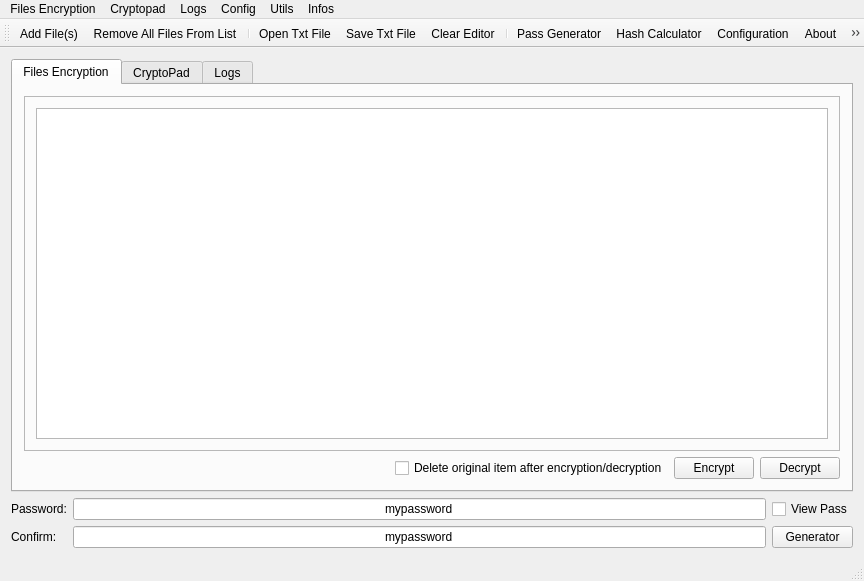
<?xml version="1.0" encoding="UTF-8"?>
<ui version="4.0">
 <class>MainWindow</class>
 <widget class="QMainWindow" name="MainWindow">
  <property name="geometry">
   <rect>
    <x>0</x>
    <y>0</y>
    <width>864</width>
    <height>581</height>
   </rect>
  </property>
  <property name="windowTitle">
   <string notr="true">MyMainWindow</string>
  </property>
  <widget class="QWidget" name="centralWidget">
   <layout class="QVBoxLayout" name="verticalLayout">
    <item>
     <widget class="QTabWidget" name="tabWidget">
      <property name="currentIndex">
       <number>0</number>
      </property>
      <widget class="QWidget" name="tab">
       <attribute name="title">
        <string>Files Encryption</string>
       </attribute>
       <layout class="QVBoxLayout" name="verticalLayout_3">
        <item>
         <widget class="QFrame" name="frame">
          <property name="frameShape">
           <enum>QFrame::StyledPanel</enum>
          </property>
          <property name="frameShadow">
           <enum>QFrame::Raised</enum>
          </property>
          <layout class="QHBoxLayout" name="horizontalLayout_5">
           <item>
            <widget class="QTableView" name="fileListViewCrypto">
             <property name="focusPolicy">
              <enum>Qt::ClickFocus</enum>
             </property>
            </widget>
           </item>
          </layout>
         </widget>
        </item>
        <item>
         <layout class="QHBoxLayout" name="horizontalLayout">
          <item>
           <spacer name="horizontalSpacer">
            <property name="orientation">
             <enum>Qt::Horizontal</enum>
            </property>
            <property name="sizeHint" stdset="0">
             <size>
              <width>40</width>
              <height>20</height>
             </size>
            </property>
           </spacer>
          </item>
          <item>
           <widget class="QCheckBox" name="CheckDeleteFiles">
            <property name="text">
             <string>Delete original item after encryption/decryption</string>
            </property>
           </widget>
          </item>
          <item>
           <widget class="QPushButton" name="pushEncrypt">
            <property name="text">
             <string>Encrypt</string>
            </property>
            <property name="icon">
             <iconset resource="rsc.qrc">
              <normaloff>:/pixmaps/encrypt.png</normaloff>:/pixmaps/encrypt.png</iconset>
            </property>
           </widget>
          </item>
          <item>
           <widget class="QPushButton" name="pushDecrypt">
            <property name="text">
             <string>Decrypt</string>
            </property>
            <property name="icon">
             <iconset resource="rsc.qrc">
              <normaloff>:/pixmaps/decrypt.png</normaloff>:/pixmaps/decrypt.png</iconset>
            </property>
           </widget>
          </item>
         </layout>
        </item>
       </layout>
      </widget>
      <widget class="QWidget" name="tab_2">
       <attribute name="title">
        <string>CryptoPad</string>
       </attribute>
       <layout class="QVBoxLayout" name="verticalLayout_4">
        <item>
         <widget class="QPlainTextEdit" name="cryptoPadEditor">
          <property name="font">
           <font>
            <family>Monospace</family>
            <pointsize>11</pointsize>
           </font>
          </property>
         </widget>
        </item>
        <item>
         <layout class="QHBoxLayout" name="horizontalLayout_2">
          <item>
           <spacer name="horizontalSpacer_2">
            <property name="orientation">
             <enum>Qt::Horizontal</enum>
            </property>
            <property name="sizeHint" stdset="0">
             <size>
              <width>40</width>
              <height>20</height>
             </size>
            </property>
           </spacer>
          </item>
          <item>
           <widget class="QPushButton" name="pushEncryptTxt">
            <property name="text">
             <string>Encrypt</string>
            </property>
            <property name="icon">
             <iconset resource="rsc.qrc">
              <normaloff>:/pixmaps/encrypt.png</normaloff>:/pixmaps/encrypt.png</iconset>
            </property>
           </widget>
          </item>
          <item>
           <widget class="QPushButton" name="pushDecryptTxt">
            <property name="text">
             <string>Decrypt</string>
            </property>
            <property name="icon">
             <iconset resource="rsc.qrc">
              <normaloff>:/pixmaps/decrypt.png</normaloff>:/pixmaps/decrypt.png</iconset>
            </property>
           </widget>
          </item>
         </layout>
        </item>
       </layout>
      </widget>
      <widget class="QWidget" name="tab_3">
       <attribute name="title">
        <string>Logs</string>
       </attribute>
       <layout class="QVBoxLayout" name="verticalLayout_2">
        <item>
         <widget class="QTextEdit" name="textLogs"/>
        </item>
       </layout>
      </widget>
     </widget>
    </item>
    <item>
     <layout class="QGridLayout" name="gridLayout">
      <item row="0" column="0">
       <widget class="QLabel" name="password_label">
        <property name="text">
         <string>Password:</string>
        </property>
       </widget>
      </item>
      <item row="0" column="1">
       <widget class="QLineEdit" name="password_0">
        <property name="text">
         <string notr="true">mypassword</string>
        </property>
        <property name="alignment">
         <set>Qt::AlignCenter</set>
        </property>
        <property name="placeholderText">
         <string notr="true"/>
        </property>
       </widget>
      </item>
      <item row="1" column="1">
       <widget class="QLineEdit" name="password_1">
        <property name="text">
         <string notr="true">mypassword</string>
        </property>
        <property name="alignment">
         <set>Qt::AlignCenter</set>
        </property>
        <property name="placeholderText">
         <string notr="true"/>
        </property>
       </widget>
      </item>
      <item row="1" column="0">
       <widget class="QLabel" name="label">
        <property name="text">
         <string>Confirm:</string>
        </property>
       </widget>
      </item>
      <item row="1" column="2">
       <widget class="QPushButton" name="pushGenerator">
        <property name="text">
         <string>Generator</string>
        </property>
        <property name="icon">
         <iconset resource="rsc.qrc">
          <normaloff>:/pixmaps/alpha-g-circle-outline.svg</normaloff>:/pixmaps/alpha-g-circle-outline.svg</iconset>
        </property>
       </widget>
      </item>
      <item row="0" column="2">
       <widget class="QCheckBox" name="checkViewpass">
        <property name="text">
         <string>View Pass</string>
        </property>
       </widget>
      </item>
     </layout>
    </item>
   </layout>
  </widget>
  <widget class="QMenuBar" name="menuBar">
   <property name="geometry">
    <rect>
     <x>0</x>
     <y>0</y>
     <width>864</width>
     <height>23</height>
    </rect>
   </property>
   <widget class="QMenu" name="menuFile">
    <property name="title">
     <string>Files Encryption</string>
    </property>
    <addaction name="menuAddFiles"/>
    <addaction name="menuClearList"/>
    <addaction name="menuEncryptList"/>
    <addaction name="menuDecryptList"/>
    <addaction name="menuAbortJob"/>
    <addaction name="menuQuit"/>
    <addaction name="menuAddFolder"/>
   </widget>
   <widget class="QMenu" name="menuLog">
    <property name="title">
     <string>Logs</string>
    </property>
    <addaction name="menuSaveLogs"/>
    <addaction name="menuSelectAll"/>
    <addaction name="menuClearLogView"/>
    <addaction name="menuQuit3"/>
   </widget>
   <widget class="QMenu" name="menuConfig">
    <property name="title">
     <string>Config</string>
    </property>
    <widget class="QMenu" name="menuTheme">
     <property name="title">
      <string>Theme</string>
     </property>
     <addaction name="actionThemeAuto"/>
     <addaction name="actionThemeLight"/>
     <addaction name="actionThemeDark"/>
     <addaction name="actionThemeClassic"/>
    </widget>
    <addaction name="menuConfiguration"/>
    <addaction name="menuViewToolbar"/>
    <addaction name="menuTheme"/>
   </widget>
   <widget class="QMenu" name="menuPassword_Generator">
    <property name="title">
     <string>Utils</string>
    </property>
    <addaction name="menuGenerator"/>
    <addaction name="menuHashCalculator"/>
    <addaction name="menuArgon2Tests"/>
   </widget>
   <widget class="QMenu" name="menuInfos">
    <property name="title">
     <string>Infos</string>
    </property>
    <addaction name="menuAboutArsenic"/>
    <addaction name="menuAboutQt"/>
   </widget>
   <widget class="QMenu" name="menuCryptopad">
    <property name="title">
     <string>Cryptopad</string>
    </property>
    <addaction name="menuOpenTxt"/>
    <addaction name="menuSaveTxt"/>
    <addaction name="menuSaveTxtAs"/>
    <addaction name="menuClearEditor"/>
    <addaction name="separator"/>
    <addaction name="menuEncryptTxt"/>
    <addaction name="menuDecryptTxt"/>
    <addaction name="menuQuit2"/>
   </widget>
   <addaction name="menuFile"/>
   <addaction name="menuCryptopad"/>
   <addaction name="menuLog"/>
   <addaction name="menuConfig"/>
   <addaction name="menuPassword_Generator"/>
   <addaction name="menuInfos"/>
  </widget>
  <widget class="QStatusBar" name="statusBar"/>
  <widget class="QToolBar" name="toolBar">
   <property name="windowTitle">
    <string>toolBar</string>
   </property>
   <property name="iconSize">
    <size>
     <width>20</width>
     <height>20</height>
    </size>
   </property>
   <property name="toolButtonStyle">
    <enum>Qt::ToolButtonIconOnly</enum>
   </property>
   <attribute name="toolBarArea">
    <enum>TopToolBarArea</enum>
   </attribute>
   <attribute name="toolBarBreak">
    <bool>false</bool>
   </attribute>
   <addaction name="menuAddFiles"/>
   <addaction name="menuClearList"/>
   <addaction name="separator"/>
   <addaction name="menuOpenTxt"/>
   <addaction name="menuSaveTxt"/>
   <addaction name="menuClearEditor"/>
   <addaction name="separator"/>
   <addaction name="menuGenerator"/>
   <addaction name="menuHashCalculator"/>
   <addaction name="menuConfiguration"/>
   <addaction name="menuAboutArsenic"/>
   <addaction name="menuQuit"/>
  </widget>
  <action name="menuAddFiles">
   <property name="icon">
    <iconset resource="rsc.qrc">
     <normaloff>:/pixmaps/add_file.png</normaloff>:/pixmaps/add_file.png</iconset>
   </property>
   <property name="text">
    <string>Add File(s)</string>
   </property>
  </action>
  <action name="menuQuit">
   <property name="icon">
    <iconset resource="rsc.qrc">
     <normaloff>:/pixmaps/close-outline.svg</normaloff>:/pixmaps/close-outline.svg</iconset>
   </property>
   <property name="text">
    <string>Quit</string>
   </property>
  </action>
  <action name="menuSaveLogs">
   <property name="text">
    <string>Save as txt file</string>
   </property>
  </action>
  <action name="menuSelectAll">
   <property name="text">
    <string>Select All</string>
   </property>
  </action>
  <action name="menuConfiguration">
   <property name="icon">
    <iconset resource="rsc.qrc">
     <normaloff>:/pixmaps/settings-outline.svg</normaloff>:/pixmaps/settings-outline.svg</iconset>
   </property>
   <property name="text">
    <string>Configuration</string>
   </property>
  </action>
  <action name="menuGenerator">
   <property name="icon">
    <iconset resource="rsc.qrc">
     <normaloff>:/pixmaps/alpha-g-circle-outline.svg</normaloff>:/pixmaps/alpha-g-circle-outline.svg</iconset>
   </property>
   <property name="text">
    <string>Pass Generator</string>
   </property>
  </action>
  <action name="menuHashCalculator">
   <property name="icon">
    <iconset resource="rsc.qrc">
     <normaloff>:/pixmaps/alpha-h-circle-outline.svg</normaloff>:/pixmaps/alpha-h-circle-outline.svg</iconset>
   </property>
   <property name="text">
    <string>Hash Calculator</string>
   </property>
  </action>
  <action name="menuAboutArsenic">
   <property name="icon">
    <iconset resource="rsc.qrc">
     <normaloff>:/pixmaps/comment-question-outline.svg</normaloff>:/pixmaps/comment-question-outline.svg</iconset>
   </property>
   <property name="text">
    <string>About</string>
   </property>
  </action>
  <action name="menuAboutQt">
   <property name="text">
    <string>About Qt</string>
   </property>
  </action>
  <action name="menuArgon2Tests">
   <property name="text">
    <string>Argon2 tests</string>
   </property>
  </action>
  <action name="menuViewToolbar">
   <property name="checkable">
    <bool>true</bool>
   </property>
   <property name="text">
    <string>View Button Toolbar</string>
   </property>
  </action>
  <action name="menuOpenTxt">
   <property name="icon">
    <iconset resource="rsc.qrc">
     <normaloff>:/pixmaps/open_txt.png</normaloff>:/pixmaps/open_txt.png</iconset>
   </property>
   <property name="text">
    <string>Open Txt File</string>
   </property>
  </action>
  <action name="menuSaveTxt">
   <property name="icon">
    <iconset resource="rsc.qrc">
     <normaloff>:/pixmaps/save_txt.png</normaloff>:/pixmaps/save_txt.png</iconset>
   </property>
   <property name="text">
    <string>Save Txt File</string>
   </property>
  </action>
  <action name="menuEncryptTxt">
   <property name="text">
    <string>Encrypt Editor</string>
   </property>
  </action>
  <action name="menuDecryptTxt">
   <property name="text">
    <string>Decrypt Editor</string>
   </property>
  </action>
  <action name="menuSaveTxtAs">
   <property name="text">
    <string>Save as...</string>
   </property>
  </action>
  <action name="menuClearLogView">
   <property name="text">
    <string>Clear Log View</string>
   </property>
  </action>
  <action name="menuQuit2">
   <property name="text">
    <string>Quit</string>
   </property>
  </action>
  <action name="menuQuit3">
   <property name="text">
    <string>Quit</string>
   </property>
  </action>
  <action name="menuClearEditor">
   <property name="icon">
    <iconset resource="rsc.qrc">
     <normaloff>:/pixmaps/clear_txt.png</normaloff>:/pixmaps/clear_txt.png</iconset>
   </property>
   <property name="text">
    <string>Clear Editor</string>
   </property>
  </action>
  <action name="menuEncryptList">
   <property name="text">
    <string>Encrypt List</string>
   </property>
  </action>
  <action name="menuDecryptList">
   <property name="text">
    <string>Decrypt List</string>
   </property>
  </action>
  <action name="menuAbortJob">
   <property name="text">
    <string>Abort Job</string>
   </property>
  </action>
  <action name="menuClearList">
   <property name="icon">
    <iconset resource="rsc.qrc">
     <normaloff>:/pixmaps/remove_file.png</normaloff>:/pixmaps/remove_file.png</iconset>
   </property>
   <property name="text">
    <string>Remove All Files From List</string>
   </property>
  </action>
  <action name="menuAddFolder">
   <property name="text">
    <string>Add Folder</string>
   </property>
  </action>
  <action name="actionThemeAuto">
   <property name="checkable">
    <bool>true</bool>
   </property>
   <property name="checked">
    <bool>true</bool>
   </property>
   <property name="text">
    <string>Automatic</string>
   </property>
  </action>
  <action name="actionThemeLight">
   <property name="checkable">
    <bool>true</bool>
   </property>
   <property name="text">
    <string>Light</string>
   </property>
  </action>
  <action name="actionThemeDark">
   <property name="checkable">
    <bool>true</bool>
   </property>
   <property name="text">
    <string>Dark</string>
   </property>
  </action>
  <action name="actionThemeClassic">
   <property name="checkable">
    <bool>true</bool>
   </property>
   <property name="text">
    <string>Classic (Platform-native)</string>
   </property>
  </action>
 </widget>
 <layoutdefault spacing="6" margin="11"/>
 <tabstops>
  <tabstop>pushEncrypt</tabstop>
  <tabstop>pushDecrypt</tabstop>
  <tabstop>password_0</tabstop>
  <tabstop>password_1</tabstop>
 </tabstops>
 <resources>
  <include location="rsc.qrc"/>
 </resources>
 <connections/>
</ui>
